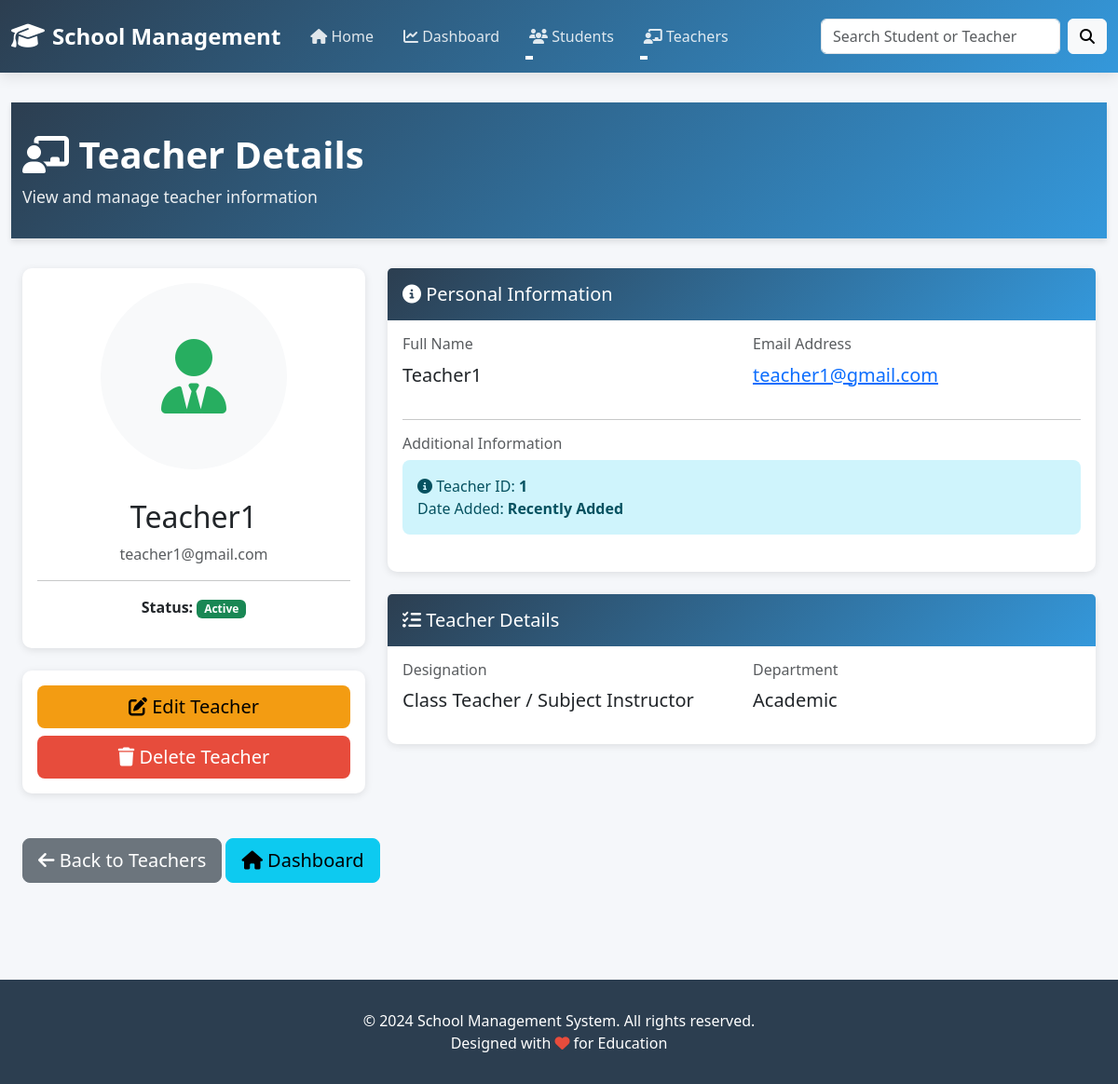
/teachers/1/, run on an earlier commit of the app's database.
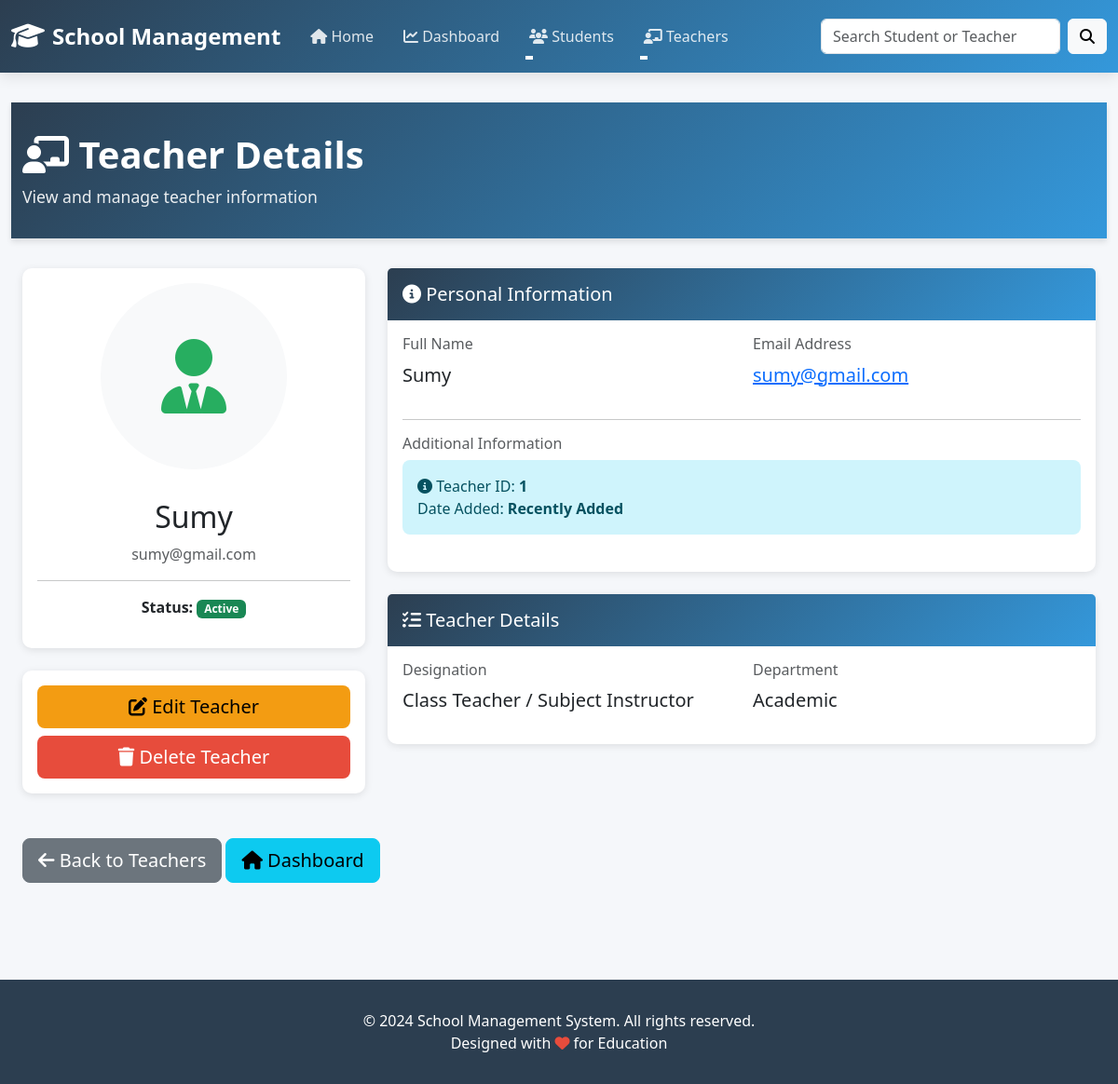
And on a later commit of the database.
### teachers/models.py (models this page shows, shortened)
class Teachers(models.Model):
    name = models.CharField(
        max_length=100,
    )
    email = models.EmailField()

### teachers/views.py (the view)
# urls.py: path('<int:id>/', views.teacher_detail, name='teacher_detail'),
def teacher_detail(request, id):
    logger.info(f"GET /teachers/{id}/ - Teacher detail request for teacher ID: {id}")
    teacher = get_object_or_404(Teachers, id=id)
    logger.info(f"Teacher found: {teacher.name} (Email: {teacher.email})")
    context = get_context_data()
    context.update({'teacher': teacher})
    logger.info(f"Teacher detail context prepared for {teacher.name}")
    return render(request, 'teacher_detail.html', context)

### teachers/views.py (called while the page is built)
def get_context_data():
    from students.models import Student
    total_students = Student.objects.count()
    total_teachers = Teachers.objects.count()
    logger.info(f"get_context_data() - Total Students: {total_students}, Total Teachers: {total_teachers}")
    return {
        'total_students': total_students,
        'total_teachers': total_teachers,
    }

### teachers/templates/teacher_detail.html (shortened to what the changed rows need)
{% extends "base.html" %}
{% block content %}
<div class="page-header">
    <div class="container-fluid">
        <h1><i class="fas fa-chalkboard-user"></i> Teacher Details</h1>
    </div>
</div>
<div class="container-fluid">
    <div class="row">
        <div class="col-md-4">
            <div class="card">
                <div class="card-body text-center">
                    <div class="bg-light rounded-circle d-inline-flex align-items-center justify-content-center mb-3" style="width: 200px; height: 200px;">
                        <i class="fas fa-user-tie fa-5x" style="color: #27ae60;"></i>
                    </div>
                    <h2 class="mt-3">{{ teacher.name }}</h2>
                    <p class="text-muted">{{ teacher.email }}</p>
                    <hr>
                    <p>
                        <strong>Status:</strong> <span class="badge bg-success">Active</span>
                    </p>
                </div>
            </div>
        </div>
        <div class="col-md-8">
            <div class="card">
                <div class="card-body">
                    <div class="row mb-3">
                        <div class="col-md-6">
                            <h6 class="text-muted">Full Name</h6>
                            <p class="lead">{{ teacher.name }}</p>
                        </div>
                        <div class="col-md-6">
                            <p class="lead"><a href="mailto:{{ teacher.email }}">{{ teacher.email }}</a></p>
                        </div>
                    </div>
                    <div class="row">
                        <div class="col-md-12">
                            <div class="alert alert-info">
                                <i class="fas fa-info-circle"></i> Teacher ID: <strong>{{ teacher.id }}</strong>
                                <br>
                                Date Added: <strong>Recently Added</strong>
                            </div>
                        </div>
                    </div>
                </div>
            </div>
        </div>
    </div>
</div>
{% endblock %}

What changed in the data, as far as the page shows it:
changed Teachers id 1: name "Teacher1" → "Sumy"; email "teacher1@gmail.com" → "sumy@gmail.com"
